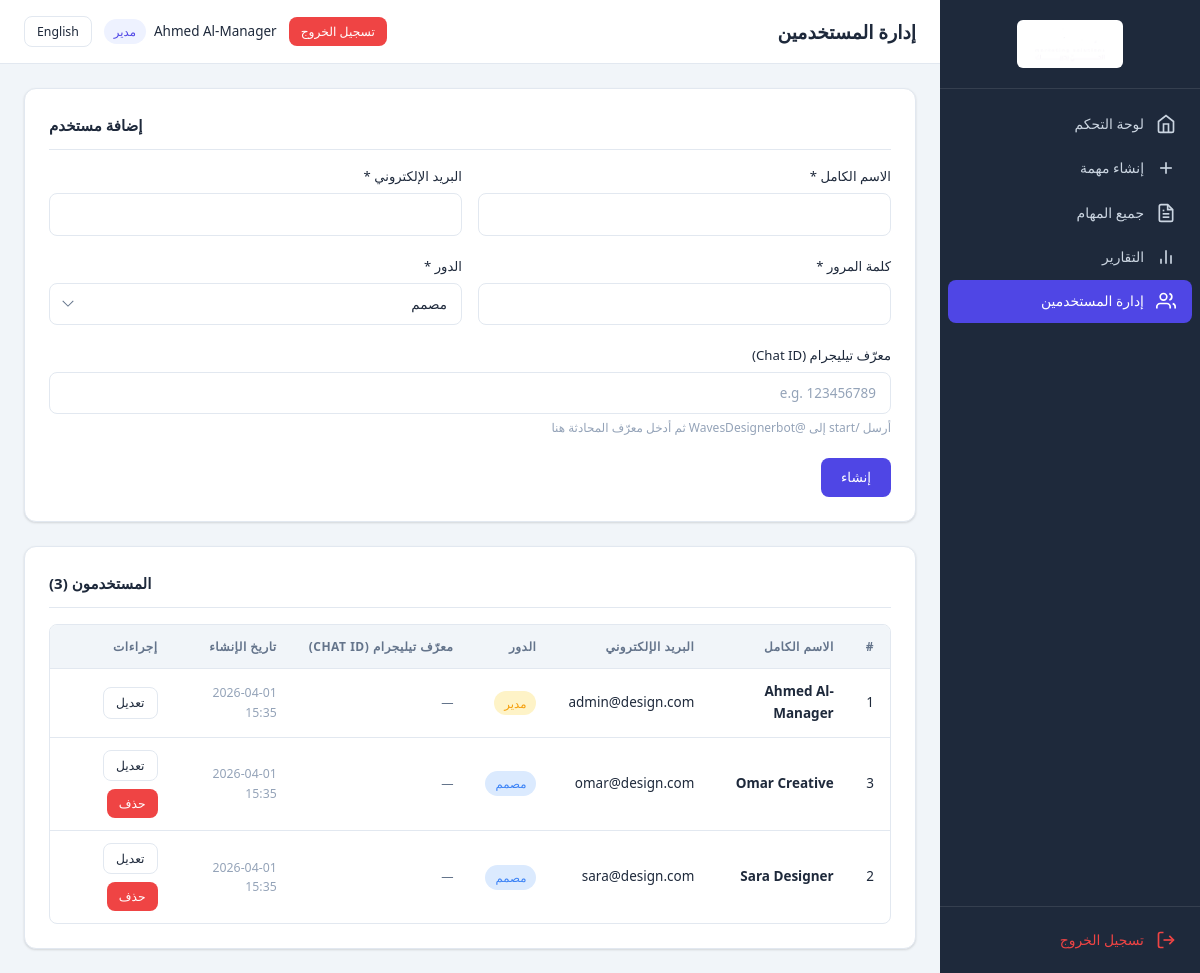
Page /manager/users.php (signed in) on the committed database.
### tables this page shows
CREATE TABLE IF NOT EXISTS `users` (
    `id` INT UNSIGNED NOT NULL AUTO_INCREMENT,
    `full_name` VARCHAR(100) NOT NULL,
    `email` VARCHAR(150) NOT NULL,
    `password` VARCHAR(255) NOT NULL,
    `role` ENUM('manager', 'designer') NOT NULL DEFAULT 'designer',
    `language_preference` ENUM('en', 'ar') NOT NULL DEFAULT 'en',
    `telegram_chat_id` VARCHAR(50) NULL DEFAULT NULL,
    `created_at` DATETIME NOT NULL DEFAULT CURRENT_TIMESTAMP,
    `updated_at` DATETIME NOT NULL DEFAULT CURRENT_TIMESTAMP ON UPDATE CURRENT_TIMESTAMP,
    PRIMARY KEY (`id`),
    UNIQUE KEY `idx_email` (`email`)
);

### includes/language.php (called while the page is built, shortened)
<?php
function loadLanguage() {
    $langFile = __DIR__ . '/../config/lang_' . $_SESSION['lang'] . '.php';
    return $lang;
}
function getCurrentLang() {
    return $_SESSION['lang'] ?? 'en';
}
function getDirection() {
    return (getCurrentLang() === 'ar') ? 'rtl' : 'ltr';
}
function __($key) {
    global $lang;
    return $lang[$key] ?? $key;
}

### includes/auth.php (called while the page is built, shortened)
<?php
require_once __DIR__ . '/language.php';
$lang = loadLanguage();
function isLoggedIn() {
    return isset($_SESSION['user_id']) && !empty($_SESSION['user_id']);
}
function getCurrentUser() {
    return [
        'id'        => $_SESSION['user_id'],
        'full_name' => $_SESSION['full_name'],
        'email'     => $_SESSION['email'],
        'role'      => $_SESSION['role'],
    ];
}
function isManager() {
    return isLoggedIn() && $_SESSION['role'] === ROLE_MANAGER;
}
function generateCSRFToken() {
    return $_SESSION['csrf_token'];
}
function sanitize($input) {
    return htmlspecialchars(trim($input), ENT_QUOTES, 'UTF-8');
}

### includes/helpers.php (called while the page is built, shortened)
<?php
function formatDateTime($date) {
    return date('Y-m-d H:i', strtotime($date));
}
function getAllUsers() {
    $pdo = getDBConnection();
    $stmt = $pdo->query("SELECT id, full_name, email, role, telegram_chat_id, created_at FROM users ORDER BY role, full_name");
    return $stmt->fetchAll();
}

### manager/users.php (the view, shortened to what this page needs)
<?php
require_once __DIR__ . '/../includes/auth.php';
require_once __DIR__ . '/../includes/helpers.php';
$pageTitle = __('user_management');
$editUser = null;
$users = getAllUsers();
include __DIR__ . '/../templates/header.php';
?>
<div class="card mb-3">
    <div class="card-header">
        <h2 class="card-title"><?= $editUser ? __('edit_user') : __('add_user') ?></h2>
    </div>
    <form method="POST" action="/manager/users.php" data-validate="true">
        <div class="form-row">
            <div class="form-group">
                <label class="form-label" for="full_name"><?= __('full_name') ?> *</label>
                <input type="text" id="full_name" name="full_name" class="form-control"
                       value="<?= sanitize($editUser['full_name'] ?? $fullName ?? '') ?>" required>
            </div>
            <div class="form-group">
                <label class="form-label" for="email"><?= __('email') ?> *</label>
                <input type="email" id="email" name="email" class="form-control"
                       value="<?= sanitize($editUser['email'] ?? $email ?? '') ?>" required>
            </div>
        </div>
        <div class="form-row">
            <div class="form-group">
                <label class="form-label" for="password"><?= __('password') ?> <?= $editUser ? '' : '*' ?></label>
                <input type="password" id="password" name="password" class="form-control"
                       <?= $editUser ? '' : 'required' ?> minlength="6">
            </div>
            <div class="form-group">
                <label class="form-label" for="role"><?= __('role') ?> *</label>
                <select id="role" name="role" class="form-control" required>
                    <option value="<?= ROLE_DESIGNER ?>" <?= (isset($editUser) && $editUser['role'] === ROLE_DESIGNER) || (!isset($editUser) && ($role ?? '') === ROLE_DESIGNER) ? 'selected' : '' ?>><?= __('role_designer') ?></option>
                </select>
            </div>
        </div>
        <div class="form-row">
            <div class="form-group">
                <label class="form-label" for="telegram_chat_id"><?= __('telegram_chat_id') ?></label>
                <input type="text" id="telegram_chat_id" name="telegram_chat_id" class="form-control"
                       value="<?= sanitize($editUser['telegram_chat_id'] ?? $telegramChatId ?? '') ?>"
                       placeholder="e.g. 123456789">
                <span class="form-hint"><?= __('telegram_hint') ?></span>
            </div>
        </div>
        <div class="btn-group">
            <button type="submit" class="btn btn-primary"><?= $editUser ? __('update') : __('create') ?></button>
        </div>
    </form>
</div>
<div class="card">
    <div class="card-header">
        <h2 class="card-title"><?= __('users') ?> (<?= count($users) ?>)</h2>
    </div>
    <div class="table-wrapper">
        <table>
            <thead>
                <tr>
                    <th>#</th>
                    <th><?= __('full_name') ?></th>
                    <th><?= __('email') ?></th>
                    <th><?= __('role') ?></th>
                    <th><?= __('telegram_chat_id') ?></th>
                    <th><?= __('created_at') ?></th>
                    <th><?= __('actions') ?></th>
                </tr>
            </thead>
            <tbody>
                <?php foreach ($users as $user): ?>
                <tr>
                    <td><?= $user['id'] ?></td>
                    <td><strong><?= sanitize($user['full_name']) ?></strong></td>
                    <td><?= sanitize($user['email']) ?></td>
                    <td>
                        <span class="badge <?= $user['role'] === ROLE_MANAGER ? 'badge-progress' : 'badge-new' ?>">
                            <?= $user['role'] === ROLE_MANAGER ? __('role_manager') : __('role_designer') ?>
                        </span>
                    </td>
                    <td class="text-small"><?= !empty($user['telegram_chat_id']) ? sanitize($user['telegram_chat_id']) : '<span style="color:var(--text-secondary);">—</span>' ?></td>
                    <td class="text-small text-muted"><?= formatDateTime($user['created_at']) ?></td>
                    <td>
                        <div class="btn-group">
                            <a href="/manager/users.php?edit=<?= $user['id'] ?>" class="btn btn-sm btn-outline"><?= __('edit') ?></a>
                            <?php if ($user['id'] != getCurrentUser()['id']): ?>
                            <a href="/manager/users.php?delete=<?= $user['id'] ?>&csrf_token=<?= urlencode(generateCSRFToken()) ?>"
                               class="btn btn-sm btn-danger"
                               data-confirm="<?= __('confirm_delete_user') ?>"><?= __('delete') ?></a>
                            <?php endif; ?>
                        </div>
                    </td>
                </tr>
                <?php endforeach; ?>
            </tbody>
        </table>
    </div>
</div>
<?php include __DIR__ . '/../templates/footer.php'; ?>

### templates/header.php (shortened to what this page needs)
<?php
$currentUser = getCurrentUser();
$dir = getDirection();
$currentLang = getCurrentLang();
$switchLang = ($currentLang === 'en') ? 'ar' : 'en';
$pageName = isset($pageTitle) ? $pageTitle : __('app_name');
$langSwitchUrl = strtok($_SERVER['REQUEST_URI'], '?');
$queryParams = $_GET;
$queryParams['lang'] = $switchLang;
$langSwitchUrl .= '?' . http_build_query($queryParams);
?>
<!DOCTYPE html>
<html lang="<?= $currentLang ?>" dir="<?= $dir ?>">
<head>
    <link rel="stylesheet" href="/assets/css/style.css">
    <?php if ($dir === 'rtl'): ?>
    <link rel="stylesheet" href="/assets/css/rtl.css">
    <?php endif; ?>
</head>
<body class="<?= $dir ?>">
<?php if (isLoggedIn()): ?>
<div class="app-layout">
    <?php include __DIR__ . '/sidebar.php'; ?>
    <main class="main-content">
        <div class="top-bar">
            <div class="top-bar-left">
                <h1 class="page-title"><?= sanitize($pageName) ?></h1>
            </div>
            <div class="top-bar-right">
                <a href="<?= $langSwitchUrl ?>" class="btn btn-sm btn-outline lang-switch"><?= __('nav_language') ?></a>
                <div class="user-info">
                    <span class="user-name"><?= sanitize($currentUser['full_name']) ?></span>
                    <span class="user-role badge badge-role"><?= isManager() ? __('role_manager') : __('role_designer') ?></span>
                </div>
                <a href="/logout.php" class="btn btn-sm btn-danger"><?= __('logout') ?></a>
            </div>
        </div>
        <div class="content-wrapper">
<?php endif; ?>

### assets/css/rtl.css (style rules this page uses)
.rtl { text-align: right; }
.rtl th, .rtl td { text-align: right; }
.rtl .form-group { text-align: right; }
.rtl select.form-control { background-position: left 12px center; padding-left: 36px; padding-right: 14px; }
.rtl .top-bar-right { flex-direction: row-reverse; }
.rtl .card-header { flex-direction: row-reverse; }

### rows in the picture
users: full_name "Ahmed Al-Manager", id "1", email "admin@design.com", created_at "2026-04-01 15:35"
users: id "3", full_name "Omar Creative", email "omar@design.com", created_at "2026-04-01 15:35"
users: id "2", full_name "Sara Designer", email "sara@design.com", created_at "2026-04-01 15:35"

### other values in the picture
__('nav_dashboard') "لوحة التحكم"
__('nav_create_task') "إنشاء مهمة"
__('nav_all_tasks') "جميع المهام"
__('nav_reports') "التقارير"
__('nav_users') "إدارة المستخدمين"
__('logout') "تسجيل الخروج"
$pageName "إدارة المستخدمين"
__('nav_language') "English"
__('role_manager') "مدير"
__('add_user') "إضافة مستخدم"
__('full_name') "الاسم الكامل"
__('email') "البريد الإلكتروني"
__('password') "كلمة المرور"
__('role') "الدور"
__('telegram_chat_id') "معرّف تيليجرام (Chat ID)"
